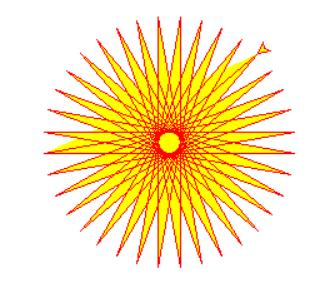

Recreate this plot in Python.
# coding=utf-8
import turtle
import time

# 同时设置pencolor=color1, fillcolor=color2
turtle.color("red", "yellow")

turtle.begin_fill()
for _ in range(50):
	turtle.forward(200)
	turtle.left(170)
turtle.end_fill()

turtle.mainloop()
